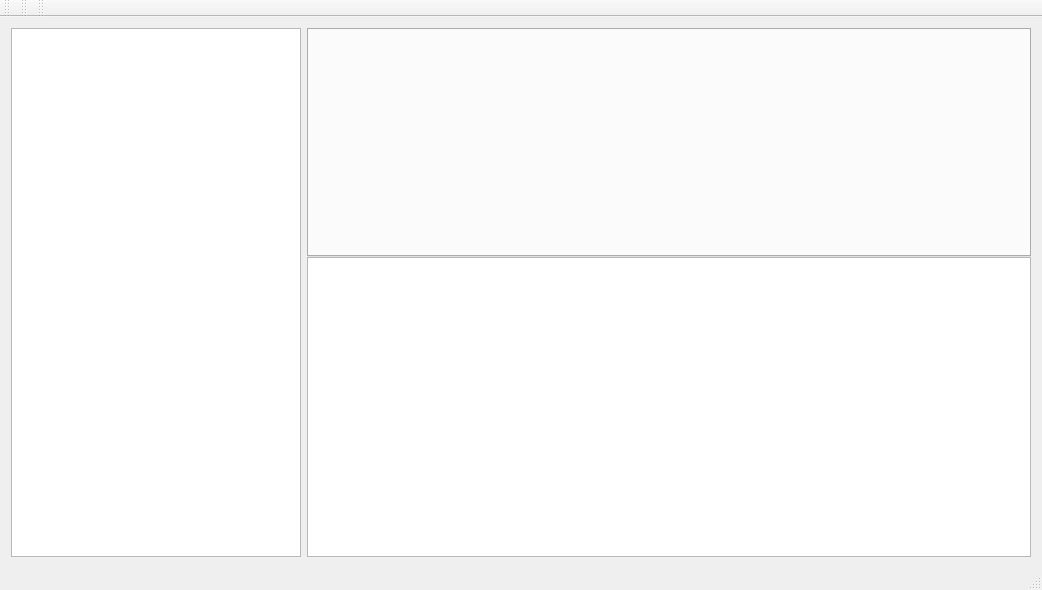
<?xml version="1.0" encoding="UTF-8"?>
<ui version="4.0">
 <class>MainWindow</class>
 <widget class="QMainWindow" name="MainWindow">
  <property name="geometry">
   <rect>
    <x>0</x>
    <y>0</y>
    <width>1042</width>
    <height>590</height>
   </rect>
  </property>
  <property name="windowTitle">
   <string>QModeling 1.0</string>
  </property>
  <widget class="QWidget" name="centralWidget">
   <layout class="QGridLayout" name="gridLayout">
    <item row="0" column="0">
     <layout class="QHBoxLayout" name="horizontalLayout" stretch="2,5">
      <item>
       <widget class="QListWidget" name="lwLeftContain"/>
      </item>
      <item>
       <layout class="QVBoxLayout" name="verticalLayout" stretch="0,0">
        <property name="spacing">
         <number>0</number>
        </property>
        <property name="sizeConstraint">
         <enum>QLayout::SetDefaultConstraint</enum>
        </property>
        <item>
         <widget class="QTabWidget" name="tabWidget">
          <property name="sizePolicy">
           <sizepolicy hsizetype="Expanding" vsizetype="Preferred">
            <horstretch>0</horstretch>
            <verstretch>0</verstretch>
           </sizepolicy>
          </property>
          <property name="currentIndex">
           <number>-1</number>
          </property>
         </widget>
        </item>
        <item>
         <widget class="QListWidget" name="lwRightBottom">
          <property name="sizePolicy">
           <sizepolicy hsizetype="Expanding" vsizetype="Minimum">
            <horstretch>0</horstretch>
            <verstretch>0</verstretch>
           </sizepolicy>
          </property>
          <property name="minimumSize">
           <size>
            <width>0</width>
            <height>300</height>
           </size>
          </property>
         </widget>
        </item>
       </layout>
      </item>
     </layout>
    </item>
   </layout>
  </widget>
  <widget class="QMenuBar" name="menuBar">
   <property name="geometry">
    <rect>
     <x>0</x>
     <y>0</y>
     <width>1042</width>
     <height>21</height>
    </rect>
   </property>
  </widget>
  <widget class="QStatusBar" name="statusBar"/>
  <widget class="QToolBar" name="toolBar_project">
   <property name="windowTitle">
    <string>toolBar</string>
   </property>
   <attribute name="toolBarArea">
    <enum>TopToolBarArea</enum>
   </attribute>
   <attribute name="toolBarBreak">
    <bool>false</bool>
   </attribute>
  </widget>
  <widget class="QToolBar" name="toolBar_job">
   <property name="windowTitle">
    <string>toolBar_2</string>
   </property>
   <attribute name="toolBarArea">
    <enum>TopToolBarArea</enum>
   </attribute>
   <attribute name="toolBarBreak">
    <bool>false</bool>
   </attribute>
  </widget>
  <widget class="QToolBar" name="toolBar">
   <property name="windowTitle">
    <string>toolBar</string>
   </property>
   <attribute name="toolBarArea">
    <enum>TopToolBarArea</enum>
   </attribute>
   <attribute name="toolBarBreak">
    <bool>false</bool>
   </attribute>
  </widget>
 </widget>
 <layoutdefault spacing="6" margin="11"/>
 <resources/>
 <connections/>
</ui>
